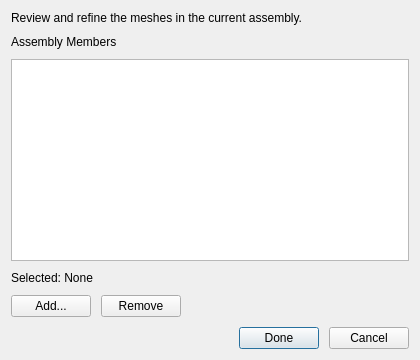
<?xml version="1.0" encoding="UTF-8"?>
<ui version="4.0">
 <class>ExplodedViewSelectionEditor</class>
 <widget class="QDialog" name="ExplodedViewSelectionEditor">
  <property name="geometry">
   <rect>
    <x>0</x>
    <y>0</y>
    <width>420</width>
    <height>360</height>
   </rect>
  </property>
  <property name="windowTitle">
   <string>Edit Selection</string>
  </property>
  <layout class="QVBoxLayout" name="verticalLayoutMain">
   <property name="spacing">
    <number>10</number>
   </property>
   <item>
    <widget class="QLabel" name="labelIntro">
     <property name="text">
      <string>Review and refine the meshes in the current assembly.</string>
     </property>
     <property name="wordWrap">
      <bool>true</bool>
     </property>
    </widget>
   </item>
   <item>
    <widget class="QLabel" name="labelMembers">
     <property name="text">
      <string>Assembly Members</string>
     </property>
    </widget>
   </item>
   <item>
   <widget class="QListWidget" name="listWidgetMembers">
     <property name="selectionMode">
      <enum>QAbstractItemView::ExtendedSelection</enum>
     </property>
     <property name="alternatingRowColors">
      <bool>true</bool>
     </property>
    </widget>
   </item>
   <item>
    <widget class="QLabel" name="labelSelected">
     <property name="text">
      <string>Selected: None</string>
     </property>
    </widget>
   </item>
   <item>
    <layout class="QHBoxLayout" name="horizontalLayoutActions">
     <item>
      <widget class="QPushButton" name="pushButtonAdd">
       <property name="toolTip">
        <string>Close this dialog and pick more meshes
to add from the scene/tree</string>
       </property>
       <property name="text">
        <string>Add...</string>
       </property>
      </widget>
     </item>
     <item>
      <widget class="QPushButton" name="pushButtonRemove">
       <property name="text">
        <string>Remove</string>
       </property>
      </widget>
     </item>
     <item>
      <spacer name="horizontalSpacerActions">
       <property name="orientation">
        <enum>Qt::Orientation::Horizontal</enum>
       </property>
       <property name="sizeHint" stdset="0">
        <size>
         <width>40</width>
         <height>20</height>
        </size>
       </property>
      </spacer>
     </item>
    </layout>
   </item>
   <item>
    <layout class="QHBoxLayout" name="horizontalLayoutButtons">
     <item>
      <spacer name="horizontalSpacerButtons">
       <property name="orientation">
        <enum>Qt::Orientation::Horizontal</enum>
       </property>
       <property name="sizeHint" stdset="0">
        <size>
         <width>40</width>
         <height>20</height>
        </size>
       </property>
      </spacer>
     </item>
     <item>
      <widget class="QPushButton" name="pushButtonDone">
       <property name="text">
        <string>Done</string>
       </property>
       <property name="default">
        <bool>true</bool>
       </property>
      </widget>
     </item>
     <item>
      <widget class="QPushButton" name="pushButtonCancel">
       <property name="text">
        <string>Cancel</string>
       </property>
      </widget>
     </item>
    </layout>
   </item>
  </layout>
 </widget>
 <resources/>
 <connections/>
</ui>
